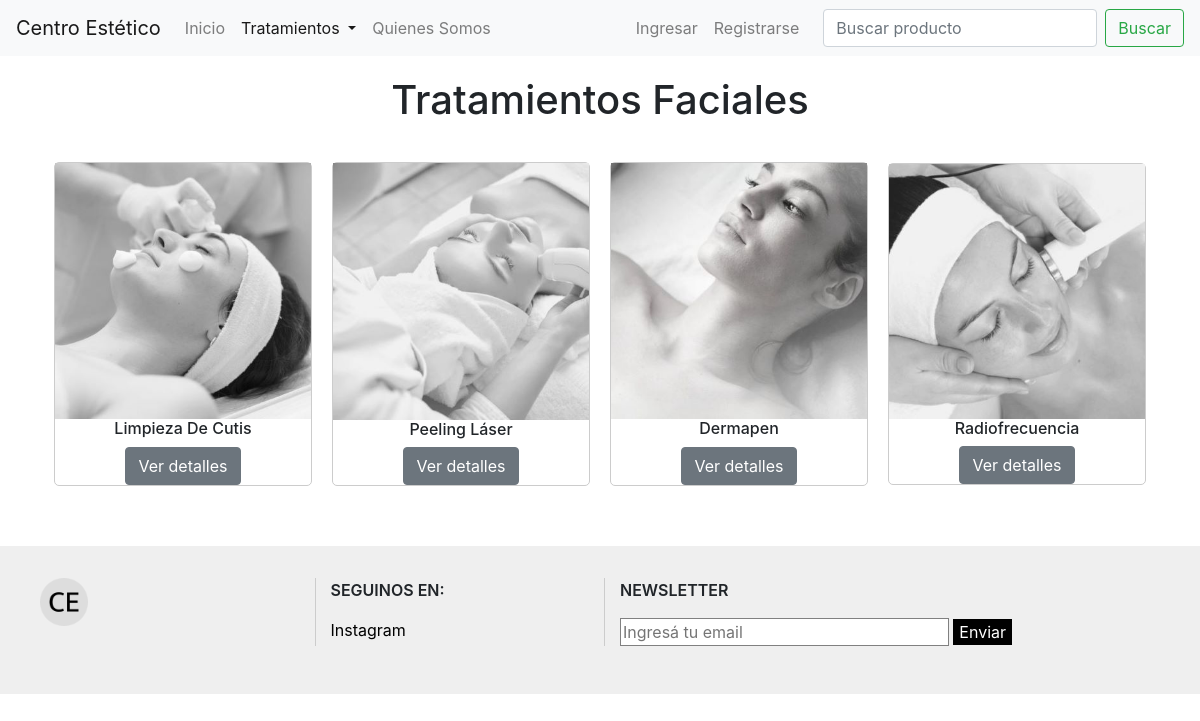
Page /products/list-face/ on the committed database.
### products/models.py (models this page shows, shortened)
class Product(models.Model):
    CATEGORY_CHOICES = (
        ("face", "face"),
        ("body", "body"),
    )
    nombre = models.CharField(max_length=50)
    precio = models.FloatField()
    stock = models.BooleanField(default=True)
    categoria = models.CharField(max_length=15, choices = CATEGORY_CHOICES)
    descripcion = models.TextField(null=True)
    imagen = models.ImageField(upload_to="products_images", null=True)

### products/views.py (the view)
# urls.py: path('list-face/', list_face),
def list_face(request):
    face = Product.objects.filter(categoria__icontains="face")
    context = {
        "face": face
    }
    return render(request, "products/list_face.html", context=context)

### templates/products/list_face.html (shortened to what this page needs)
{% extends "base.html" %}
{% block active-products %}
  active
{% endblock %}
{% block content %}
  <section>
    <h1 class="titulo">Tratamientos Faciales</h1>
    <div class="products">
      {% for product in face %}
        <div class="product">
          {% if product.imagen %}
            <img class="product__image"src="{{product.imagen.url}}" class="card-img-top" alt="...">
          {% endif %}
          <div>
            <h2 class="product__title">{{product.nombre}}</h2>
            <a href="/products/detail-product/{{product.id}}/" class="btn btn-secondary">Ver detalles</a>
          </div>
        </div>
      {% endfor %}
    </div>
  </section>
{% endblock %}

### static/styles/styles.css (style rules this page uses)
.titulo { cursor: default; text-align: center; padding: 20px; }
.products { display: flex; align-items: center; justify-content: center; flex-wrap: wrap; }
.product { text-align: center; border: solid 1px #cccccc; border-radius: 5px; width: fit-content; margin: 10px; }
.product__image { width: 16rem; }
.product__title { font-size: 1rem; }

### rows in the picture
Product: imagen (picture), nombre "Limpieza De Cutis"
Product: imagen (picture), nombre "Peeling Láser"
Product: imagen (picture), nombre "Dermapen"
Product: imagen (picture), nombre "Radiofrecuencia"
